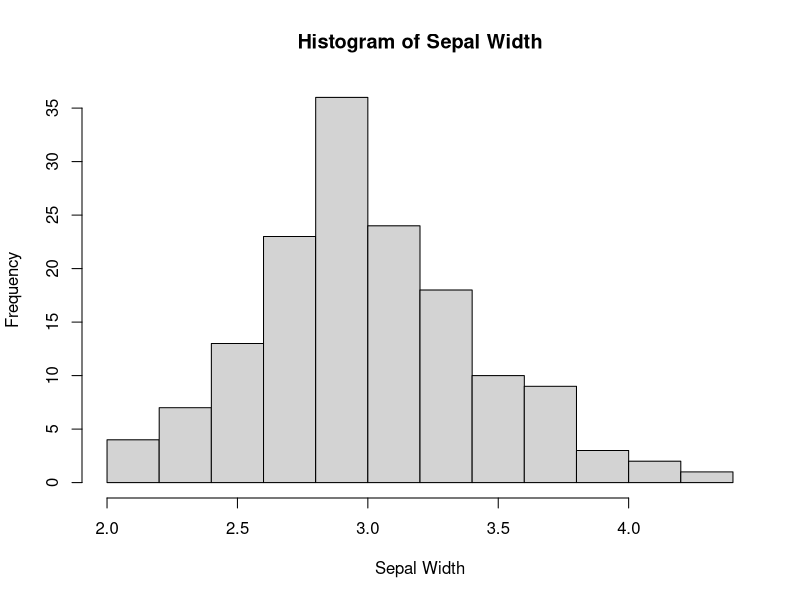
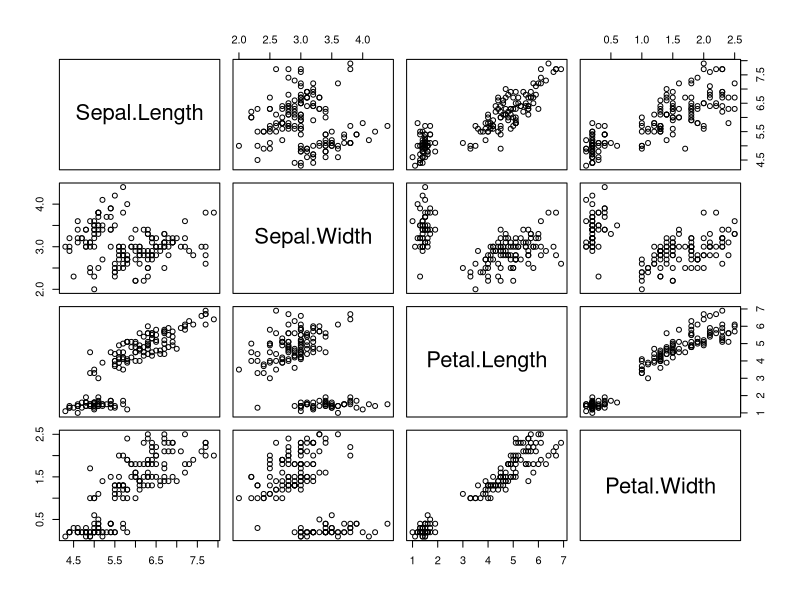
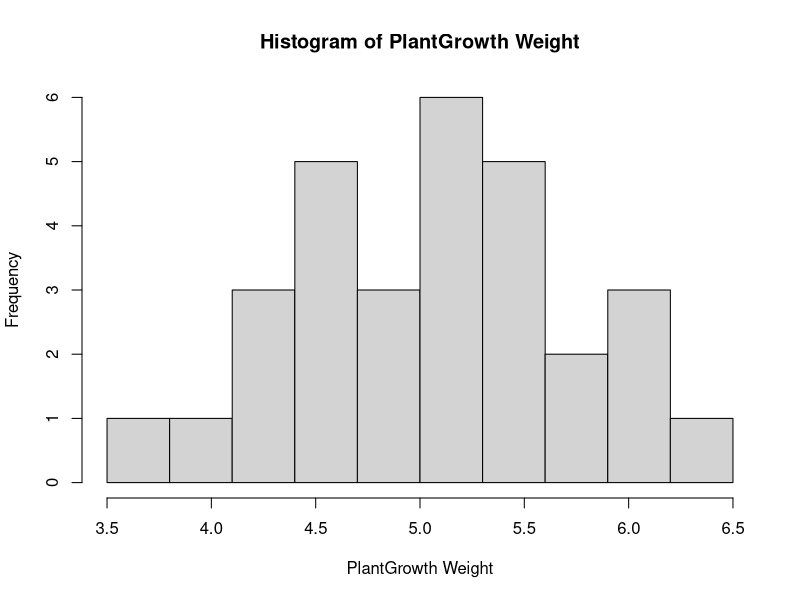
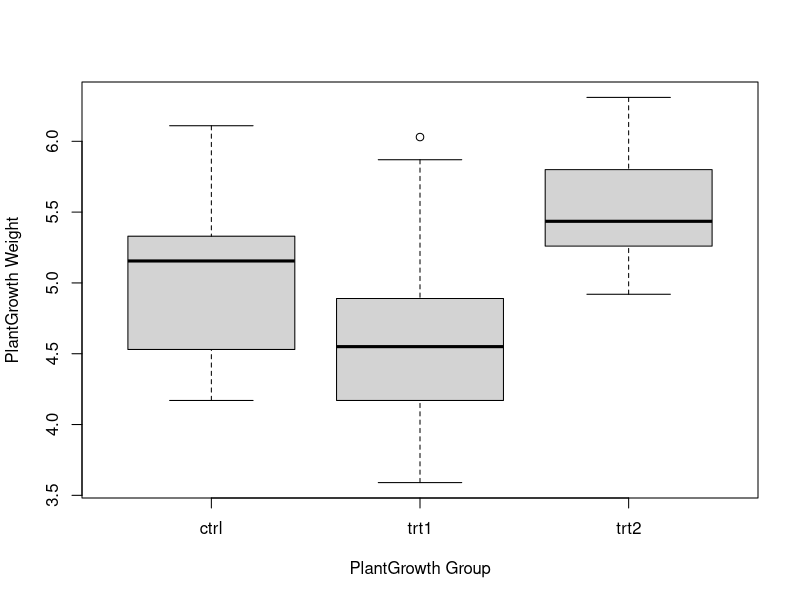
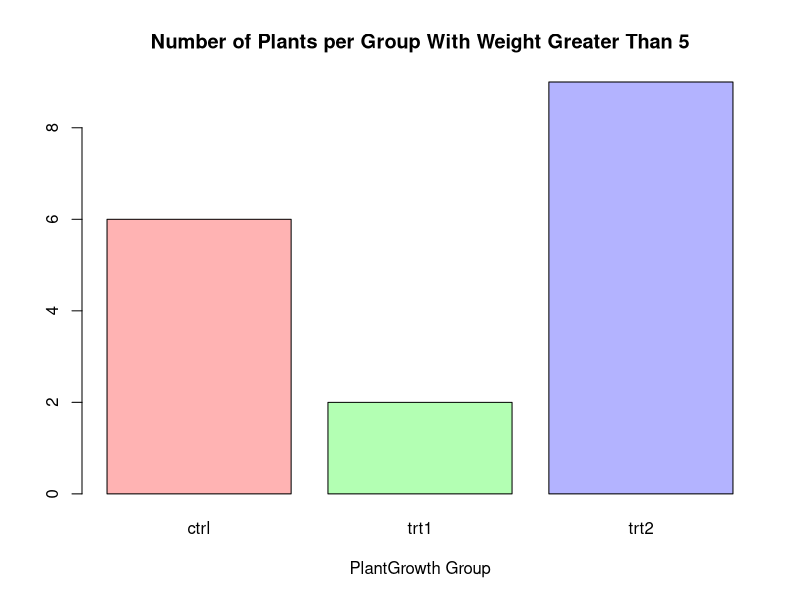
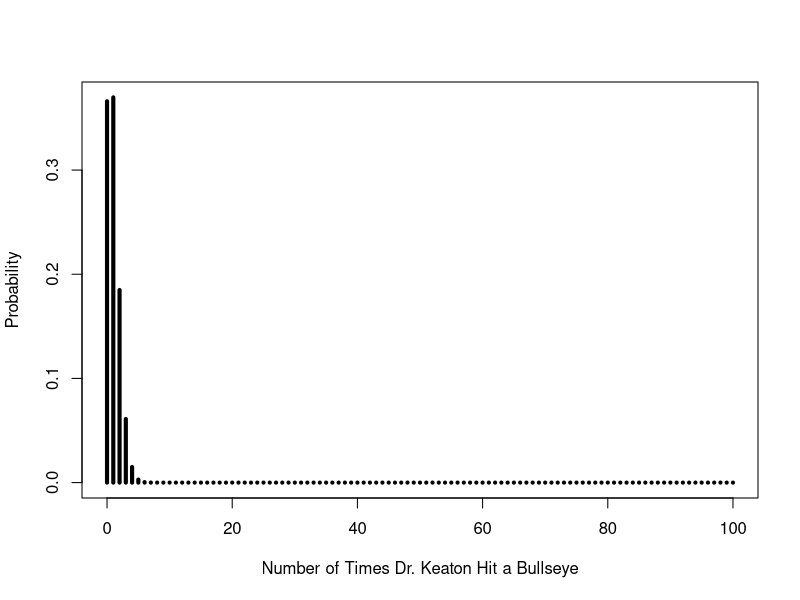
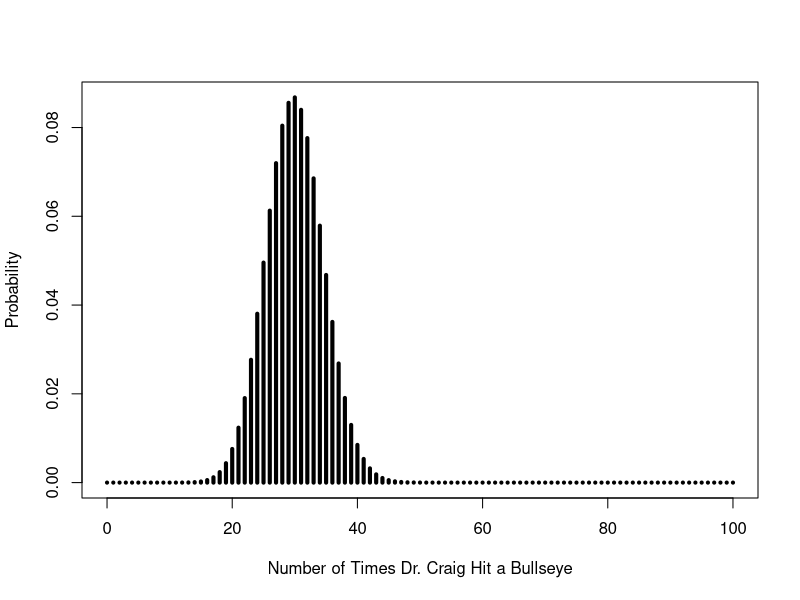

The R source for these figures, in order:
# Macie Rose Wheeler
# Homework 2

### Question 1

hist(iris$Sepal.Width, main = 'Histogram of Sepal Width', xlab = 'Sepal Width')

# Based on the histogram I would expect the mean to be higher than the median
# since the histogram is slightly right-skewed.

mean(iris$Sepal.Width)
median(iris$Sepal.Width)

# Based on the actual calculations the mean is bigger than the median by .057333.

### Question 2

quantile(iris$Sepal.Width, .85)

# Only 15% of flowers have a sepal width higher than 3.5 cm.

### Question 3

pairs(iris[ , c(1:4)])

# Petal length and petal width appear to have the strongest relationship.
# Sepal length and sepal width appear to have the weakest relationship.

### Question 4

hist(PlantGrowth$weight, breaks = seq(from = 3.5, to = 6.5, by = .3), main =
       'Histogram of PlantGrowth Weight', xlab = 'PlantGrowth Weight')

### Question 5

boxplot(PlantGrowth$weight ~ PlantGrowth$group, ylab = 'PlantGrowth Weight', 
        xlab = 'PlantGrowth Group')

# Approximately 75% of "trt1" weights are below "trt2" weights.

### Question 6

mintrt2 <- min(PlantGrowth$weight[PlantGrowth$group == 'trt2'])

valuesBelowMin <- length(PlantGrowth$weight[PlantGrowth$group == 'trt1'
                                & PlantGrowth$weight < mintrt2])

values <- length(PlantGrowth$weight[PlantGrowth$group == 'trt1'])

valuesBelowMin / values

# 80% of the "trt1" weights are actually below "trt2" weights.

### Question 7

groupDataWithWeight <- table(PlantGrowth$group[PlantGrowth$weight > 5])
barplot(groupDataWithWeight, col = rainbow(3, s = .3), xlab = 'PlantGrowth Group', 
        main = 'Number of Plants per Group With Weight Greater Than 5')

### Question 8

dieRollSums <- (sample(1:6, 1000, replace = TRUE) + sample(1:6, 1000, replace = TRUE))
dieRollSums

dieRollSumsGreaterThan9 <- length(dieRollSums[dieRollSums >= 9])
dieRollSumsGreaterThan9

# 281 of my 1000 simulated sums were 9 or greater.
# There are 36 possible combinations of summing two dice and 10 of those are
# for sums that are 9 or greater. Therefore, the probability of getting sums of
# 9 or greater would be (10/36) = .2778 = 27.78%. That probability multiplied
# by the number of repetitions, 1000, is about 278. That number is the number
# of sums that I would expect to be 9 or higher.

### Question 9

# standard deviation of K
sqrt((100 * .01) * (1 - .01))
# standard deviation of C
sqrt((100 * .3) * (1 - .3))

# Dr. Keaton will have the more consistent number of bullseyes.

dbinom(x = 34, size = 100, prob = .3)
# P(C = 34) is .05788395

sum(dbinom(x = 25:32, size = 100, prob = .3))
# P(25 <= C <= 32) is .5971484

sum(dbinom(x = 1:100, size = 100, prob = .01))
# P(K >= 1) is .6339677

kprobs <- dbinom(x = 0:100, size = 100, prob = .01)
plot(y = kprobs, x = 0:100, type = 'h', lwd = 4, ylim = c(0, max(kprobs)), 
     xlab = 'Number of Times Dr. Keaton Hit a Bullseye', ylab = 'Probability')

cprobs <- dbinom(x = 0:100, size = 100, prob = .3)
plot(y = cprobs, x = 0:100, type = 'h', lwd = 4, ylim = c(0, max(cprobs)), 
     xlab = 'Number of Times Dr. Craig Hit a Bullseye', ylab = 'Probability')

# Dr. Keaton's graph is highly right-skewed.
# Dr. Craig's graph is right-skewed but not to the same extent as Dr. Keaton's.
# Dr. Craig's graph is somewhat symmetric.
# Dr. Keaton's graph is not unifrom or symmetric.